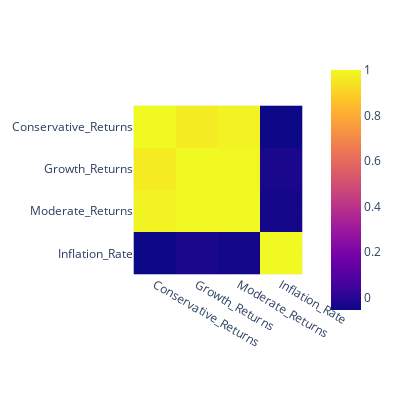

Notebook source saved alongside this figure:
### Code cell
# Calculate the correlation with inflation
correlation_combined = combined_return_inflation_df.corr()
# Display de correlation matrix
fig = px.imshow(correlation_combined, width=400, height=400)
fig.show()

### Figure 1 — Plotly figure (JSON) as saved in the notebook; plotly's stock layout.template omitted (floating-point values rounded to 4 significant figures)
{"data": [{"coloraxis": "coloraxis", "hovertemplate": "x: %{x}<br>y: %{y}<br>color: %{z}<extra></extra>", "name": "0", "type": "heatmap", "x": ["Conservative_Returns", "Growth_Returns", "Moderate_Returns", "Inflation_Rate"], "xaxis": "x", "y": ["Conservative_Returns", "Growth_Returns", "Moderate_Returns", "Inflation_Rate"], "yaxis": "y", "z": [[1, 0.9649, 0.9854, -0.05581], [0.9649, 1, 0.9955, -0.03029], [0.9854, 0.9955, 1, -0.03973], [-0.05581, -0.03029, -0.03973, 1]]}], "layout": {"coloraxis": {"colorscale": [[0, "#0d0887"], [0.1111, "#46039f"], [0.2222, "#7201a8"], [0.3333, "#9c179e"], [0.4444, "#bd3786"], [0.5556, "#d8576b"], [0.6667, "#ed7953"], [0.7778, "#fb9f3a"], [0.8889, "#fdca26"], [1, "#f0f921"]]}, "height": 400, "margin": {"t": 60}, "width": 400, "xaxis": {"anchor": "y", "autorange": true, "constrain": "domain", "domain": [0, 1], "range": [-0.5, 3.5], "scaleanchor": "y", "type": "category"}, "yaxis": {"anchor": "x", "autorange": true, "constrain": "domain", "domain": [0.175, 0.825], "range": [3.5, -0.5], "type": "category"}}}
